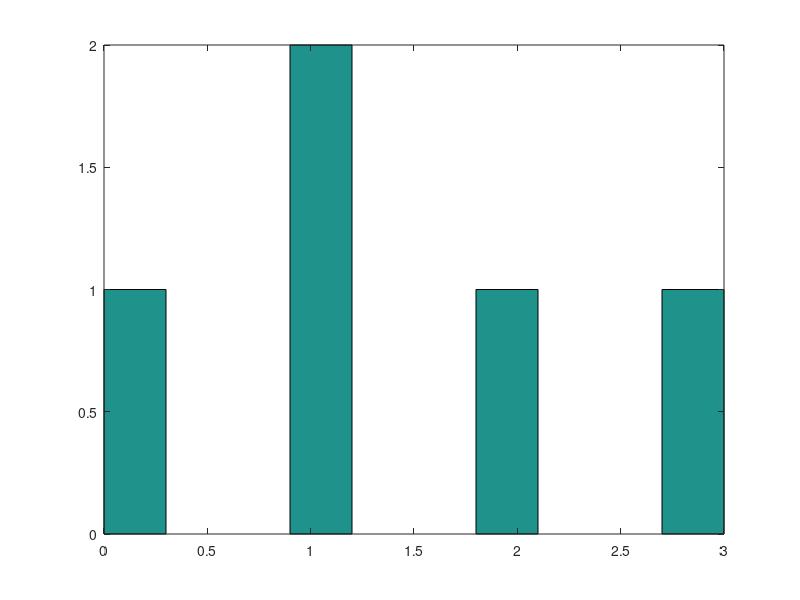

MATLAB code for this plot:
%%%% This guy likes prints and explanations for the example
%%%% pretty prints to, for example print("The probability for... is...")

%a) Bino(3, 0.5)
%P(X=0) = bionpdf(0, 3, 0.5)
%X:
%  0   1   2   3
% 1/8 3/8 3/8 1/8
binopdf(0:1:3, 3, 0.5)
%b)
binocdf(0:1:3, 3, 0.5)

%c)
%P(X = 0)
binopdf(0, 3, 0.5)
%P(X != 1)
1 - binopdf(1, 3, 0.5)
%d)
%P(X <= 2)
binocdf(2, 3, 0.5)
%P(X < 2)
binocdf(1, 3, 0.5)

%e)
%P(X >= 1)
1 - binocdf(0, 3, 0.5)
%P(X > 1)
1 - binocdf(1, 3, 0.5)
%f)

%ans = 0;
%for i = 1:3
%  ans += (rand() <= 0.5);
%endfor
%printf("The result is %d", ans);

N = input("N? ");
C = rand(3, N);
Y = (C < 0.5);
X = sum(Y);
hist(X);